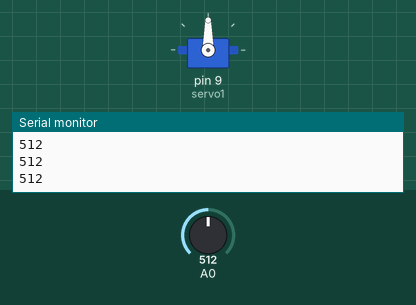
Simulated run of this sketch. Board: Arduino Uno, built with avr-gcc and run on an emulated ATmega328P. On the bench: servo, the last lines printed to the serial monitor. Inputs (shaded band) come from the test bench; at power-on: A0 = 512.

Above: at 1.2 s.
1.3 s: A0 set to 716
At 2.2 s:
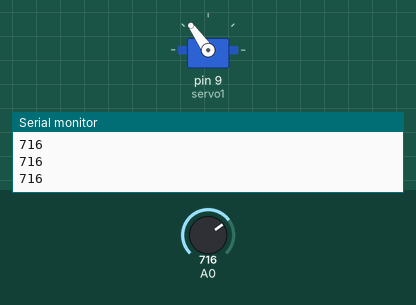
2.8 s: A0 set to 900
At 3.6 s:
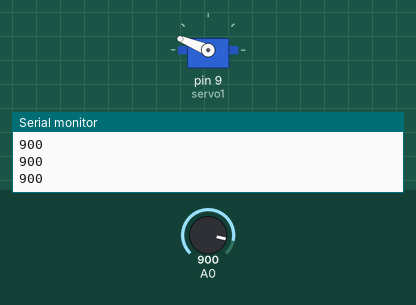
4.3 s: A0 set to 1023
At 5.0 s:
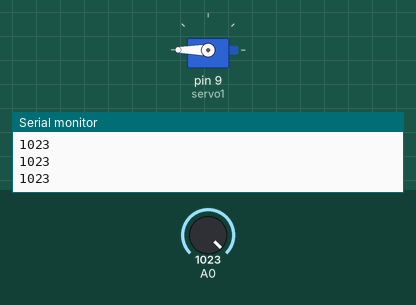
5.8 s: A0 set to 306
At 6.3 s:
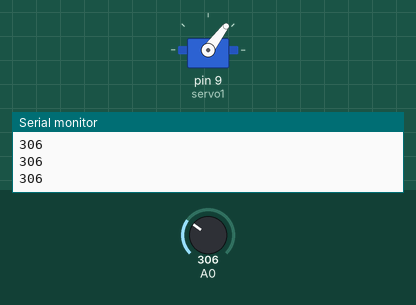
7.3 s: A0 set to 122
At 7.7 s:
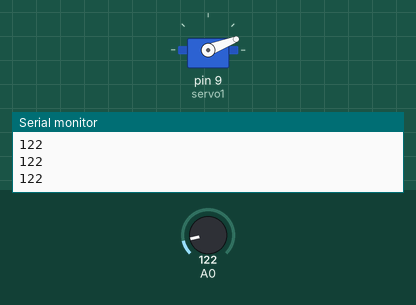
8.8 s: A0 set to 0
At 10.3 s:
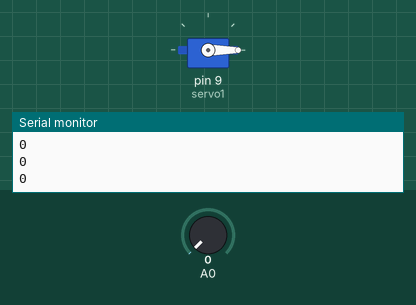
Timing chart, 0 to 11.3 s (numbered marks = the images above; inputs shaded):
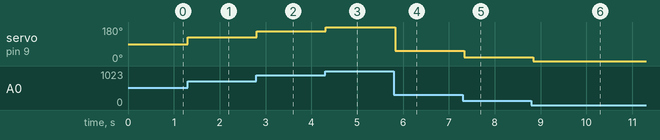

The sketch:

photoresitor.ino
```cpp
#include <Servo.h>
Servo servo1;

void setup() {
  pinMode(A0,INPUT);
  servo1.attach(9);
  Serial.begin(9600);

}

void loop() {
  int valor = analogRead(A0);
  int angulo = map(valor,0,1023,0,180);
  servo1.write(angulo);
  Serial.println(valor);
  delay(100);

}
```

Measured:
- after the input at 1.3 s, servo on pin 9 (servo1): 90° → 125° at once
- after the input at 2.8 s, servo on pin 9 (servo1): 125° → 158° at once
- after the input at 4.3 s, servo on pin 9 (servo1): 158° → 180° at once
- after the input at 5.8 s, servo on pin 9 (servo1): 180° → 53° at once
- after the input at 7.3 s, servo on pin 9 (servo1): 53° → 21° at once
- after the input at 8.8 s, servo on pin 9 (servo1): 21° → 0° at once
